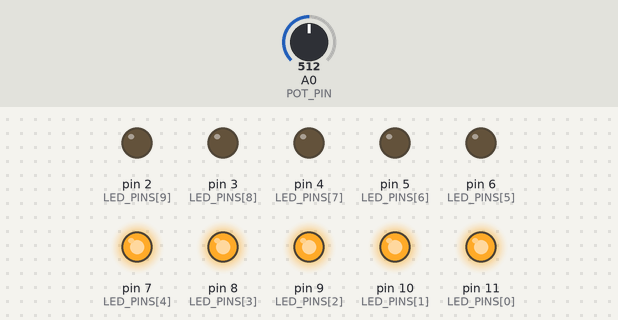
Bench run of a sketch on a simulated Arduino Uno, built with avr-gcc and run on an emulated ATmega328P. Parts: output pins drawn as LEDs (lit = HIGH). The inputs (shaded band) are chosen by the test bench; at power-on: A0 (POT_PIN) = 512.

Above: at 1.2 s.
1.3 s: A0 (POT_PIN) set to 504
At 1.9 s:
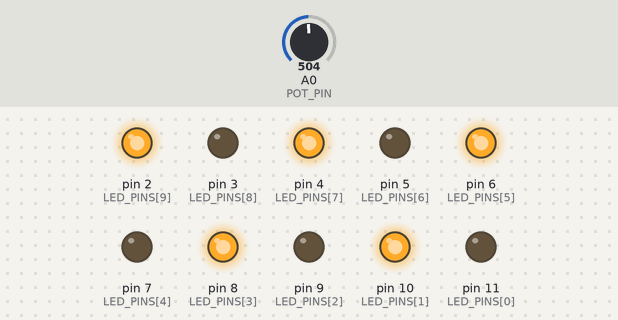
2.8 s: A0 (POT_PIN) set to 270
4.3 s: A0 (POT_PIN) set to 243
At 5.4 s:
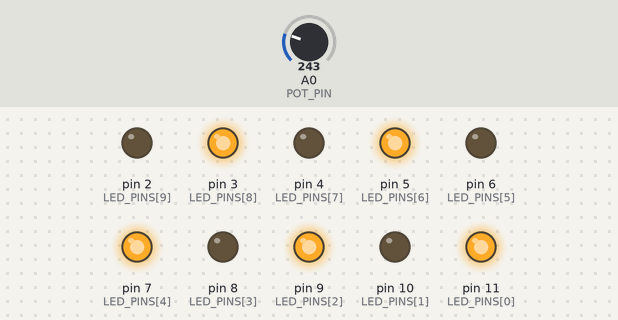
5.8 s: A0 (POT_PIN) set to 900
At 6.5 s:
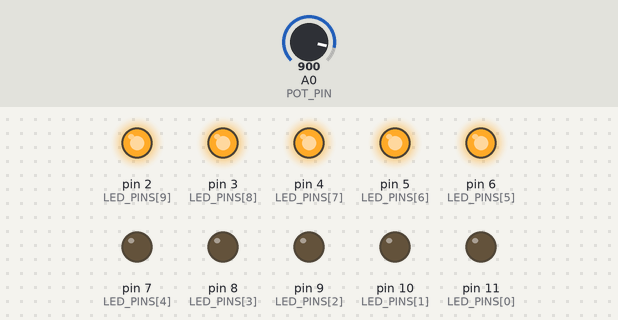
7.3 s: A0 (POT_PIN) set to 784
8.8 s: A0 (POT_PIN) set to 759
At 10.0 s:
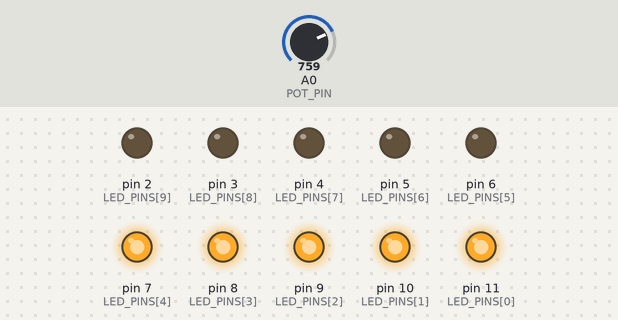
Timing chart, 0 to 11.3 s (numbered marks = the images above; inputs shaded):
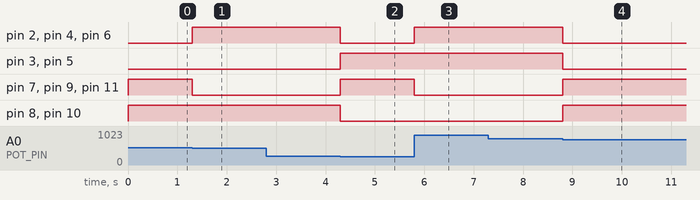

Measured:
- the behaviour switches between 512 and 511 on A0 (POT_PIN) (found by bisection; images 0 and 1)
- the behaviour switches between 256 and 255 on A0 (POT_PIN) (found by bisection; images 1 and 2)
- the behaviour switches between 768 and 767 on A0 (POT_PIN) (found by bisection; images 3 and 4)
- after the input at 1.3 s, pin 2 (LED_PINS[9]), pin 4 (LED_PINS[7]), pin 6 (LED_PINS[5]): LOW → HIGH at once; pin 7 (LED_PINS[4]), pin 9 (LED_PINS[2]), pin 11 (LED_PINS[0]): HIGH → LOW at once
- after the input at 2.8 s, every drawn part: stays the same
- after the input at 4.3 s, pin 2 (LED_PINS[9]), pin 4 (LED_PINS[7]), pin 6 (LED_PINS[5]), pin 8 (LED_PINS[3]), pin 10 (LED_PINS[1]): HIGH → LOW at once; pin 3 (LED_PINS[8]), pin 5 (LED_PINS[6]), pin 7 (LED_PINS[4]), pin 9 (LED_PINS[2]), pin 11 (LED_PINS[0]): LOW → HIGH at once
- after the input at 5.8 s, pin 2 (LED_PINS[9]), pin 4 (LED_PINS[7]), pin 6 (LED_PINS[5]): LOW → HIGH at once; pin 7 (LED_PINS[4]), pin 9 (LED_PINS[2]), pin 11 (LED_PINS[0]): HIGH → LOW at once
- after the input at 7.3 s, every drawn part: stays the same
- after the input at 8.8 s, pin 2 (LED_PINS[9]), pin 3 (LED_PINS[8]), pin 4 (LED_PINS[7]), pin 5 (LED_PINS[6]), pin 6 (LED_PINS[5]): HIGH → LOW at once; pin 7 (LED_PINS[4]), pin 8 (LED_PINS[3]), pin 9 (LED_PINS[2]), pin 10 (LED_PINS[1]), pin 11 (LED_PINS[0]): LOW → HIGH at once

The sketch:

Act3Part1c.ino
```cpp
#include "api/Common.h"
#include <Arduino.h>

const int POT_PIN = A0;
const byte LED_PINS[] = {11, 10, 9, 8, 7, 6, 5, 4, 3, 2};

const byte LED_COUNT = sizeof(LED_PINS) / sizeof(LED_PINS[0]);

int mappedValue = 0;
int sensorValue = 0;
int previousMappedValue = 0;

const int PATTERN_1 = 0b0101010101;
const int PATTERN_2 = 0b1010101010;
const int PATTERN_3 = 0b0000011111;
const int PATTERN_4 = 0b1111100000;
const int PATTERN_5 = 0b1111111111;

void clearLEDs();
void turnOnLED(int pattern);
void mapAnalogValues();

void setup() {
  for (int i = 0; i < LED_COUNT; i++) {
    pinMode(LED_PINS[i], OUTPUT);

    digitalWrite(LED_PINS[i], LOW);
  }

}

void loop() {
  mapAnalogValues();

  if (mappedValue != previousMappedValue) {
    clearLEDs();

    switch (mappedValue) {
      case 0:
        turnOnLED(PATTERN_1);
        break;

      case 1:
        turnOnLED(PATTERN_2);

        break;

      case 2:
        turnOnLED(PATTERN_3);
        break;

      case 3:
        turnOnLED(PATTERN_4);
        break;

      default:
        break;

    }

    previousMappedValue = mappedValue;
  }

}

void mapAnalogValues() {
  sensorValue = analogRead(POT_PIN);

  mappedValue = map(sensorValue, 0 , 1023, 0, 4);

  if (mappedValue == 4) {
    mappedValue = 3;

  }

}

void clearLEDs() {
  for (int i = 0; i < LED_COUNT; i++) {
    digitalWrite(LED_PINS[i], LOW);

  }

}

void turnOnLED(int pattern) {

  for (int i = 9; i >= 0; i--) {
    int analogValue = bitRead(pattern, i);

    digitalWrite(LED_PINS[i], analogValue);

  }

}
```
